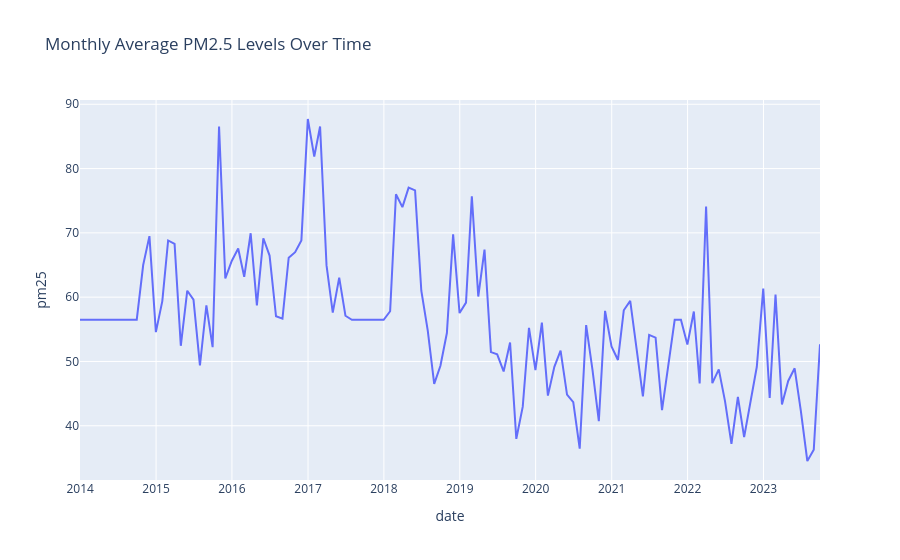

The code cell stored with this chart in its notebook:
### Markdown cell above
## Plot data
We can meaningfully plot the data from the database in many different ways to give users of the dashboard a visual impression of the data. 
<br>
For the example data on the world population, we plot a line chart as an example.

### Code cell
fig = px.line(monthly_ams_aqi, x=monthly_ams_aqi.index, y='pm25', title='Monthly Average PM2.5 Levels Over Time')
fig.show()
